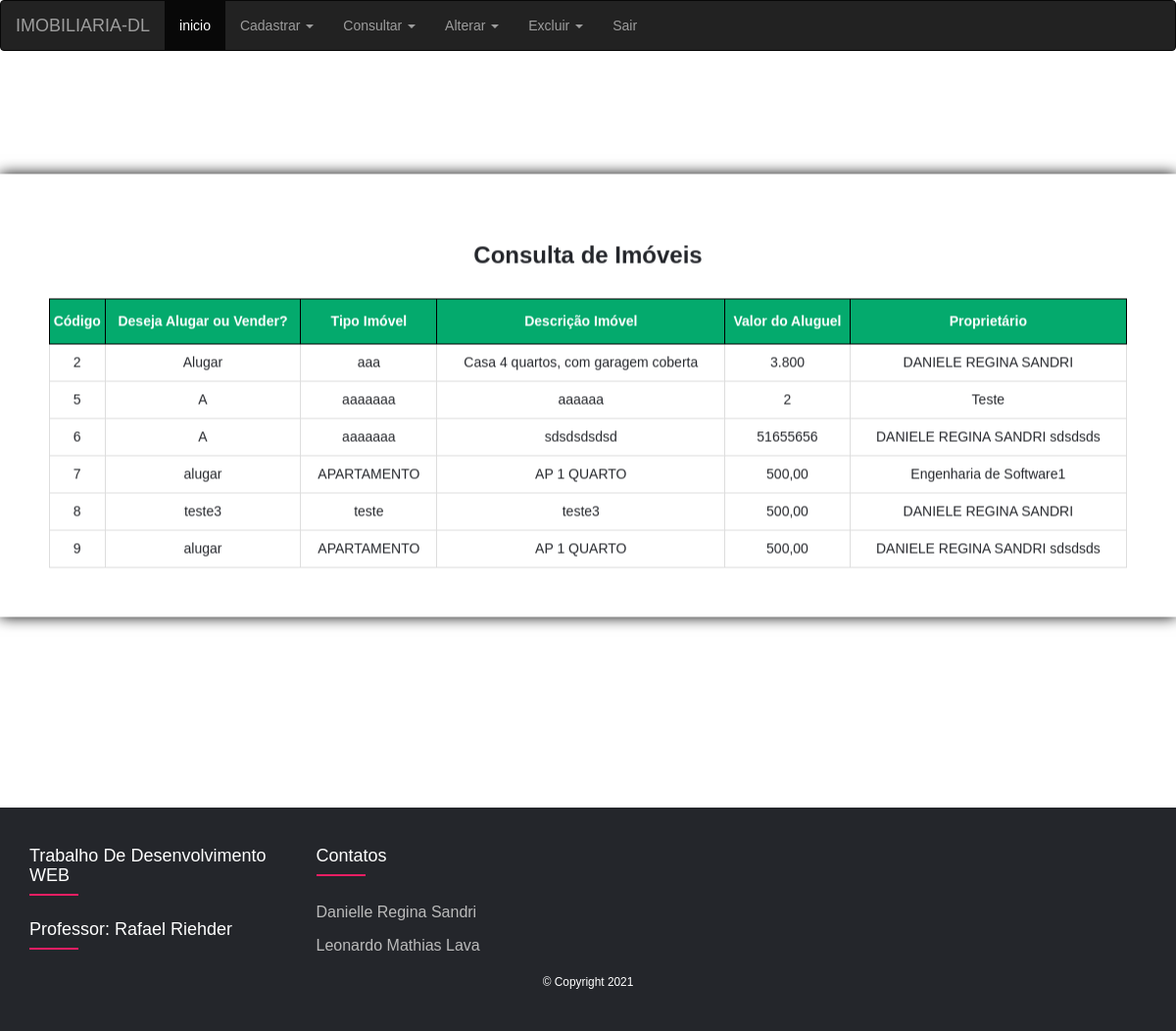
Page /view/listaimovel.php (signed in) on the committed database.
### tables this page shows
CREATE TABLE `imovel` (
  `codigo` smallint(6) NOT NULL,
  `situacao` varchar(255) NOT NULL,
  `tipoimovel` varchar(255) NOT NULL,
  `descricao` varchar(255) NOT NULL,
  `aluguel` varchar(255) NOT NULL,
  `codproprietario` smallint(6) DEFAULT NULL
);

CREATE TABLE `proprietario` (
  `codigo` smallint(6) NOT NULL,
  `nome` varchar(100) NOT NULL,
  `cpf` varchar(100) NOT NULL,
  `fone` varchar(100) NOT NULL,
  `endereco` varchar(100) NOT NULL
);

### model/FabricaConexao.php (called while the page is built)
<?php
class FabricaConexao extends PDO {
  private $dbn = "mysql:host=localhost;port=3306;dbname=trabalho_desenvolvimento_web";
  private $usr = "root";
  private $pwd = "";
  public $handle = null;
  function __construct() {
    try {
      if($this->handle == null) {
        $dbh = parent::__construct($this->dbn, $this->usr ,$this->pwd);
        $this->handle = $dbh;
        return $this->handle;
      }
    }
    catch(PDOException $e) {
      echo "Conexão falhou. Erro: " . $e->getMessage() . "\n";
      return false;
    }
  }
  function __destruct() {
    $this->handle = NULL;
  }
}
?>

### model/ImovelDAO.php (called while the page is built, shortened)
<?php
class ImovelDAO {
  public $p = null;
  public function __construct() {
    $this->p = new FabricaConexao();
    $this->p->exec("set names utf8");
  }
  public function Consultar($op, $param=null) {
    try {
      $items = array();
      switch($op) {
        case 1:
          $sql = "SELECT imovel.codigo, imovel.situacao, imovel.tipoimovel, imovel.descricao, imovel.aluguel, proprietario.nome
          FROM `imovel`, `proprietario` WHERE imovel.codproprietario = proprietario.codigo";
          break;
      }
      $stmt = $this->p->query($sql);
      while($registro = $stmt->fetch(PDO::FETCH_ASSOC, PDO::FETCH_ORI_NEXT))
      {
        $p = new Imovel();
        if(isset($registro["codigo"]))
          $p->codigo = $registro["codigo"];
        if(isset($registro["situacao"]))
          $p->situacao = $registro["situacao"];
        if(isset($registro["tipoimovel"]))
          $p->tipoimovel = $registro["tipoimovel"];
        if(isset($registro["descricao"]))
          $p->descricao = $registro["descricao"];
        if(isset($registro["aluguel"]))
          $p->aluguel = $registro["aluguel"];
        if($op == 1) {
          if(isset($registro["nome"]))
            $p->codproprietario = $registro["nome"];
        }
        else {
          if(isset($registro["codproprietario"]))
            $p->codproprietario = $registro["codproprietario"];
        }
        $items[] = $p;
      }
      return $items;
    }
    catch(PDOException $e) {
      echo "Erro: ". $e->getMessage();
    }
  }
}
?>

### model/Imovel.php (called while the page is built, shortened)
<?php
class Imovel {
  public function __get($propriedade) {
    return $this->$propriedade;
  }
}
?>

### controller/ImovelController.php (the view, shortened to what this page needs)
<?php
require_once("../model/FabricaConexao.php");
require_once("../model/Imovel.php");
require_once("../model/ImovelDAO.php");
class ImovelController {
  public function controlaConsulta($op) {
    $DAO = new ImovelDAO();
    $lista = array();
    $numCol = 6;
    switch($op) {
      case 1:
        $lista = $DAO->Consultar(1);
      break;
    }
    if(count($lista) > 0) {
      for($i = 0; $i < count($lista); $i++) {
        $codigo = $lista[$i]->codigo;
        $situacao = $lista[$i]->situacao;
        $tipoimovel  = $lista[$i]->tipoimovel;
        $descricao  = $lista[$i]->descricao;
        $aluguel  = $lista[$i]->aluguel;
        $dono   = $lista[$i]->codproprietario;
        echo "<tr>";
        if($codigo)
          echo "<td style=\"border: 1px solid #ddd; padding: 8px; text-align:center\">$codigo</td> <";
        if($situacao)
          echo "<td style=\"border: 1px solid #ddd; padding: 8px; text-align:center\">$situacao</td>";
        if($tipoimovel)
          echo "<td style=\"border: 1px solid #ddd; padding: 8px; text-align:center\">$tipoimovel</td>";
        if($descricao)
          echo "<td style=\"border: 1px solid #ddd; padding: 8px; text-align:center\">$descricao</td>";
        if($aluguel)
          echo "<td style=\"border: 1px solid #ddd; padding: 8px; text-align:center\">$aluguel</td>";
        if($dono)
          echo "<td style=\"border: 1px solid #ddd; padding: 8px; text-align:center\">$dono</td>";
        echo "</tr>";
      }
    }
    else {
      echo "<tr>";
      echo "<td colspan=\"$numCol\">Nenhum registro encontrado!</td>";
      echo "</tr>";
    }
  }
}
?>

### view/listaimovel.php (shortened to what this page needs)
<!DOCTYPE html>
<html>
<head>
<link rel="stylesheet" href="https://maxcdn.bootstrapcdn.com/bootstrap/3.4.1/css/bootstrap.min.css">
</head>
<body >
<nav class="navbar navbar-inverse">
<div class="container-fluid">
    <div class="navbar-header">
      <a class="navbar-brand" href="#">IMOBILIARIA-DL</a>
    </div>
    <ul class="nav navbar-nav">
      <li class="active"><a href="inicio.php">inicio</a></li>
      <li class="dropdown"><a class="dropdown-toggle" data-toggle="dropdown" href="#">Cadastrar <span class="caret"></span></a>
      </li>
      <li class="dropdown"><a class="dropdown-toggle" data-toggle="dropdown" href="#">Consultar <span class="caret"></span></a>
      <li class="dropdown"><a class="dropdown-toggle" data-toggle="dropdown" href="#">Alterar <span class="caret"></span></a>
        <li class="dropdown"><a class="dropdown-toggle" data-toggle="dropdown" href="#">Excluir <span class="caret"></span></a>
        <li class="navbar-right"><a href="logout.php">Sair</a></li>
  </div>
</nav>
<div class="listaimoveis">
<h3 style="color: #24262b; text-align:center"><b>Consulta  de Imóveis </b></h3>
<table style="color: #24262b; font-family: Arial, Helvetica, sans-serif; border-collapse: collapse;  width: 100%;">
  <tr style="border-collapse: collapse">
    <th style="padding-top: 12px;  padding-bottom: 12px;  text-align: center;  background-color: #04AA6D;  color: white;">Código</th>
    <th style="padding-top: 12px;  padding-bottom: 12px;  text-align: center;  background-color: #04AA6D;  color: white;">Deseja Alugar ou Vender?</th>
    <th style="padding-top: 12px;  padding-bottom: 12px;  text-align: center;  background-color: #04AA6D;  color: white;">Tipo Imóvel</th>
    <th style="padding-top: 12px;  padding-bottom: 12px;  text-align: center;  background-color: #04AA6D;  color: white;">Descrição Imóvel</th>
    <th style="padding-top: 12px;  padding-bottom: 12px;  text-align: center;  background-color: #04AA6D;  color: white;">Valor do Aluguel</th>
    <th style="padding-top: 12px;  padding-bottom: 12px;  text-align: center;  background-color: #04AA6D;  color: white;">Proprietário</th>
  </tr>
  <?php
    include_once("../controller/ImovelController.php");
    $obj = new ImovelController();
    $obj->controlaConsulta(1);
  ?>
</table>
</div>
<footer class="footer">
  	 <div class="container">
  	 	<div class="row">
  	 		<div class="footer-col">
  	 		<ul>
  	 			  <h4>Trabalho de Desenvolvimento WEB</h4>
            <h4>Professor: Rafael Riehder</h4>
                    </div>
  	 		<div class="footer-col">
  	 			<h4>Contatos</h4>
  	 			<ul>
  	 				<li><a href="mailto:135966@upf.br">Danielle Regina Sandri</a></li>
  	 				<li><a href="mailto:183013@upf.br">Leonardo Mathias Lava</a></li>
  	 			</ul>
  	 		</div>
  	 		</div>
  	 	</div>
                        <div class="corp" >
        <ul>
          <li class="small">© Copyright 2021  <a href="#" style="color:white;font-weight:500;"></li>
        </ul>
      </div>
  </footer>
</body>
</html>

### view/listaimovel.php (style rules this page uses)
table, td, th { border: 1px solid black; text-align: center; }
th { font-weight: bold; text-align: center; }
table { border-collapse: collapse; text-align: center; }
a { text-decoration: none; }
body { line-height: 1.5; font-family: 'Poppins', sans-serif; }
* { margin:0; padding:0; box-sizing: border-box; }
.container { max-width: 1170px; margin:auto; }
.row { display: flex; flex-wrap: wrap; }
ul { list-style: none; }
.footer { background-color: #24262b; padding: 30px 0; }
.footer-col { width: 25%; padding: 0 15px; }
.footer-col h4 { font-size: 18px; color: #ffffff; text-transform: capitalize; margin-bottom: 35px; font-weight: 500; position: relative; }
.footer-col h4::before { content: ''; position: absolute; left:0; bottom: -10px; background-color: #e91e63; height: 2px; box-sizing: border-box; width: 50px; }
.footer-col ul li:not(:last-child) { margin-bottom: 10px; }
.footer-col ul li a { font-size: 16px; text-transform: capitalize; color: #ffffff; text-decoration: none; font-weight: 300; color: #bbbbbb; display: block; transition: all 0.3s ease; }
.small { color:white; text-align: center; }
.corp { text-align: center; }
.listaimoveis { width: auto; height: auto; margin: auto; margin-top: 40vh; top: 40%; transform: translate(0, -43%); padding: 50px 50px; color: white; background-color: transparent; box-shadow: 0 0 1em black; -webkit-box-shadow: 0 0 1em black; -moz-box-shadow: 0 0 1em black; backdrop-filter: saturate(70%) blur(5px); }

### rows in the picture
imovel: codigo "2", situacao "Alugar", tipoimovel "aaa", descricao "Casa 4 quartos, com garagem coberta", aluguel "3.800", proprietario.nome "DANIELE REGINA SANDRI"
imovel: codigo "5", situacao "A", tipoimovel "aaaaaaa", descricao "aaaaaa", aluguel "2", proprietario.nome "Teste"
imovel: codigo "6", situacao "A", tipoimovel "aaaaaaa", descricao "sdsdsdsdsd", aluguel "51655656", proprietario.nome "DANIELE REGINA SANDRI sdsdsds"
imovel: codigo "7", situacao "alugar", tipoimovel "APARTAMENTO", descricao "AP 1 QUARTO", aluguel "500,00", proprietario.nome "Engenharia de Software1"
imovel: codigo "8", situacao "teste3", tipoimovel "teste", descricao "teste3", aluguel "500,00", proprietario.nome "DANIELE REGINA SANDRI"
imovel: codigo "9", situacao "alugar", tipoimovel "APARTAMENTO", descricao "AP 1 QUARTO", aluguel "500,00", proprietario.nome "DANIELE REGINA SANDRI sdsdsds"
